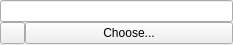
<?xml version="1.0" encoding="UTF-8"?>
<ui version="4.0">
 <class>ColorEdit</class>
 <widget class="QWidget" name="ColorEdit">
  <property name="geometry">
   <rect>
    <x>0</x>
    <y>0</y>
    <width>233</width>
    <height>45</height>
   </rect>
  </property>
  <property name="windowTitle">
   <string>Form</string>
  </property>
  <layout class="QVBoxLayout" name="verticalLayout">
   <property name="spacing">
    <number>0</number>
   </property>
   <property name="margin">
    <number>0</number>
   </property>
   <item>
    <widget class="ActionTools::CodeLineEdit" name="colorLineEdit"/>
   </item>
   <item>
    <layout class="QHBoxLayout" name="horizontalLayout" stretch="0,1">
     <property name="spacing">
      <number>0</number>
     </property>
     <item>
      <widget class="ActionTools::ChoosePositionPushButton" name="chooseByPosition">
       <property name="maximumSize">
        <size>
         <width>25</width>
         <height>16777215</height>
        </size>
       </property>
       <property name="text">
        <string/>
       </property>
      </widget>
     </item>
     <item>
      <widget class="QPushButton" name="browse">
       <property name="text">
        <string>Choose...</string>
       </property>
      </widget>
     </item>
    </layout>
   </item>
  </layout>
 </widget>
 <customwidgets>
  <customwidget>
   <class>ActionTools::ChoosePositionPushButton</class>
   <extends>QPushButton</extends>
   <header>choosepositionpushbutton.h</header>
  </customwidget>
  <customwidget>
   <class>ActionTools::CodeLineEdit</class>
   <extends>QLineEdit</extends>
   <header>codelineedit.h</header>
  </customwidget>
 </customwidgets>
 <resources/>
 <connections/>
</ui>
